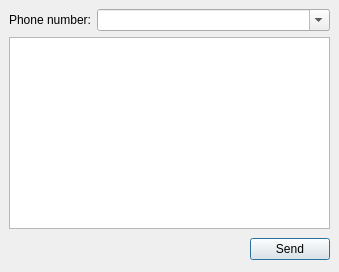
<ui version="4.0" >
 <author></author>
 <comment></comment>
 <exportmacro></exportmacro>
 <class>SmsWindow</class>
 <widget class="QDialog" name="SmsWindow" >
  <property name="geometry" >
   <rect>
    <x>0</x>
    <y>0</y>
    <width>339</width>
    <height>272</height>
   </rect>
  </property>
  <property name="windowTitle" >
   <string>WengoPhone - SMS</string>
  </property>
  <layout class="QGridLayout" >
   <property name="margin" >
    <number>9</number>
   </property>
   <property name="spacing" >
    <number>6</number>
   </property>
   <item row="2" column="0" colspan="2" >
    <layout class="QGridLayout" >
     <property name="margin" >
      <number>0</number>
     </property>
     <property name="spacing" >
      <number>6</number>
     </property>
     <item row="0" column="1" >
      <widget class="QPushButton" name="sendButton" >
       <property name="text" >
        <string>Send</string>
       </property>
       <property name="icon" >
        <iconset resource="../../wengophone.qrc" >:/pics/contact/sms.png</iconset>
       </property>
      </widget>
     </item>
     <item row="0" column="0" >
      <spacer>
       <property name="orientation" >
        <enum>Qt::Horizontal</enum>
       </property>
       <property name="sizeHint" >
        <size>
         <width>256</width>
         <height>28</height>
        </size>
       </property>
      </spacer>
     </item>
    </layout>
   </item>
   <item row="0" column="1" >
    <widget class="QComboBox" name="phoneComboBox" >
     <property name="sizePolicy" >
      <sizepolicy>
       <hsizetype>7</hsizetype>
       <vsizetype>0</vsizetype>
       <horstretch>0</horstretch>
       <verstretch>0</verstretch>
      </sizepolicy>
     </property>
     <property name="editable" >
      <bool>true</bool>
     </property>
    </widget>
   </item>
   <item row="0" column="0" >
    <widget class="QLabel" name="phoneNumberLabel" >
     <property name="text" >
      <string>Phone number:</string>
     </property>
    </widget>
   </item>
   <item row="1" column="0" colspan="2" >
    <widget class="QTextEdit" name="smsText" >
     <property name="acceptRichText" >
      <bool>false</bool>
     </property>
    </widget>
   </item>
  </layout>
 </widget>
 <pixmapfunction></pixmapfunction>
 <tabstops>
  <tabstop>phoneComboBox</tabstop>
  <tabstop>smsText</tabstop>
  <tabstop>sendButton</tabstop>
 </tabstops>
 <resources>
  <include location="../wengophone.qrc" />
  <include location="../../wengophone.qrc" />
 </resources>
 <connections/>
</ui>
